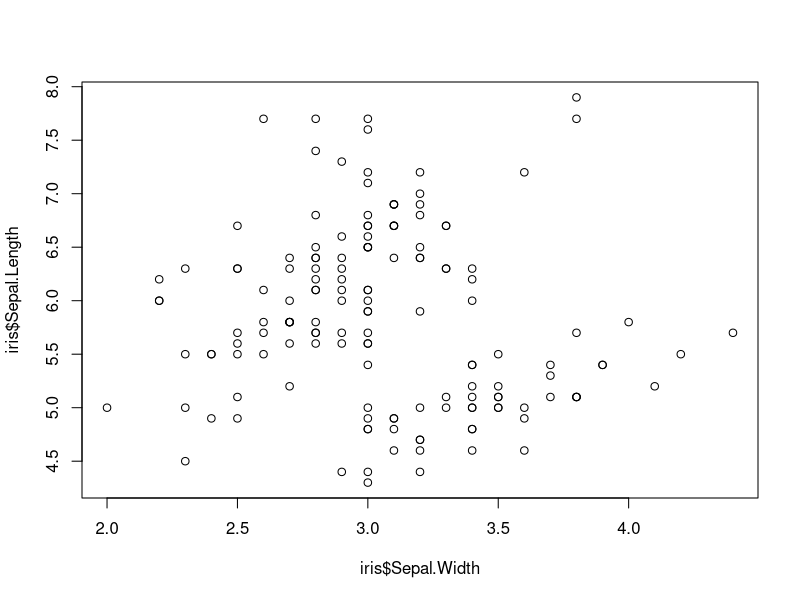
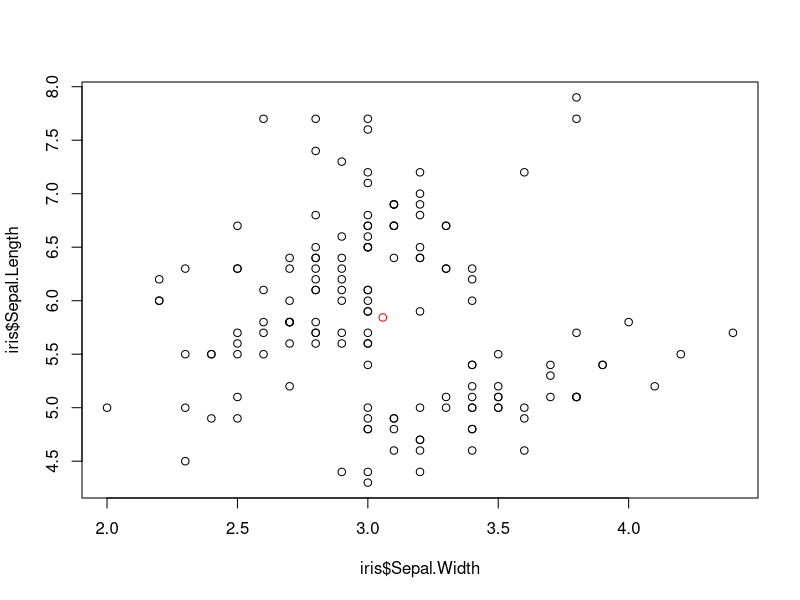
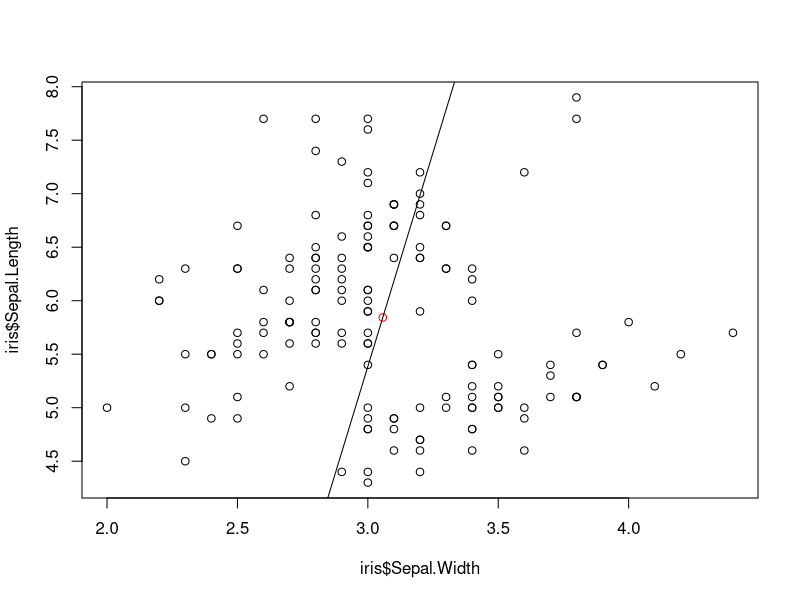

Write the R code that produced these figures, in order.
data(iris)
head(iris)
iris$Sepal.Width
mean(iris$Sepal.Length)
sd(iris$Sepal.Width)
plot(x=iris$Sepal.Width, y=iris$Sepal.Length)
data_center_x = mean(iris$Sepal.Width)
data_center_y = mean(iris$Sepal.Length)
c(data_center_x, data_center_y)
plot(x=iris$Sepal.Width, y=iris$Sepal.Length)
points(x=data_center_x, y=data_center_y, col="red")

line_point_slope = function(x, x1, y1, slope)
{
  get_y_intercept = 
    function(x1, y1, slope) 
      return(-(x1 * slope) + y1)
  
  linear = 
    function(x, yint, slope) 
      return(yint + x * slope)
  
  return(linear(x, get_y_intercept(x1, y1, slope), slope))
}

plot(x = iris$Sepal.Width, y = iris$Sepal.Length)
points(x = data_center_x, y = data_center_y, col = "red")
curve(
  line_point_slope(
    x, 
    data_center_x, 
    data_center_y, 8), 
  add = TRUE)
